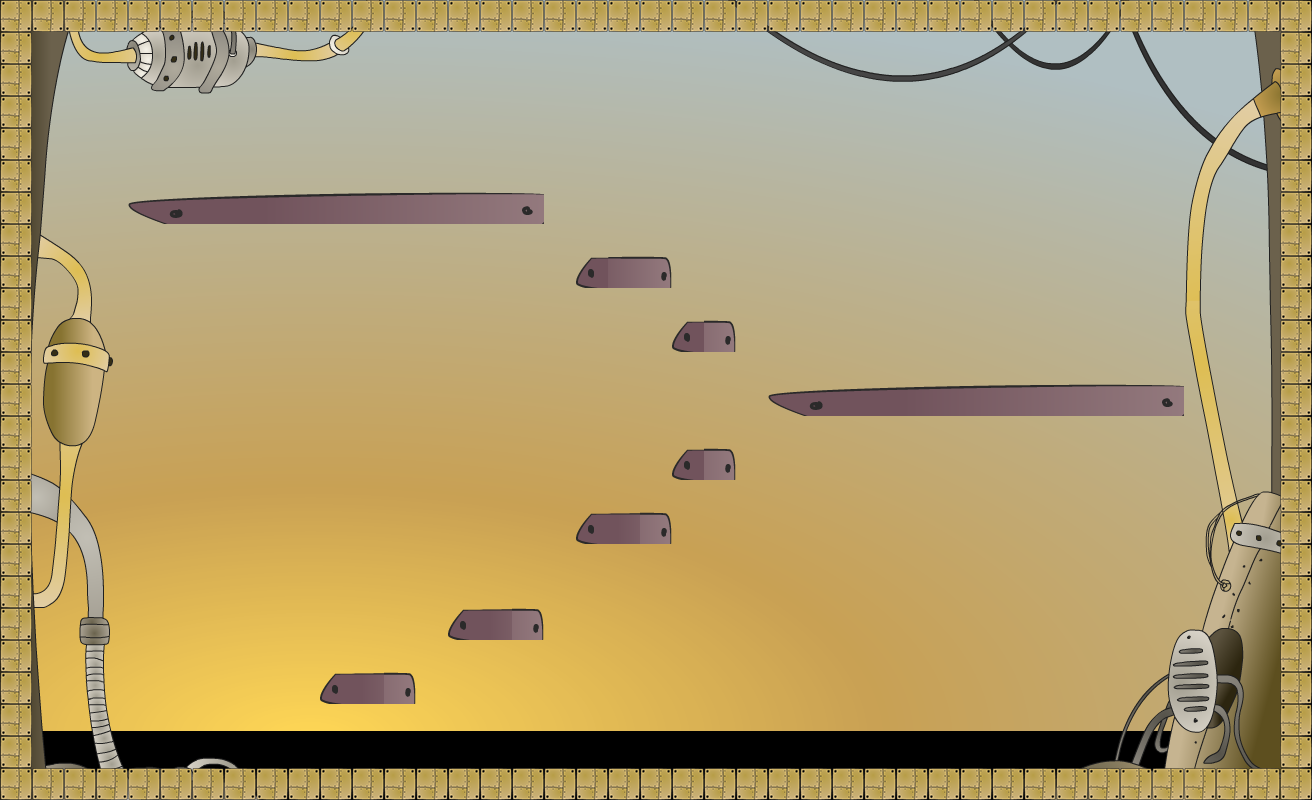

The image is a tile-based game level rendered from a .tmx file. Its description and source (layers, tilesets, objects; grid data summarised) follow:
An orthogonal 41x25 tile map with 32x32 px tiles, 1 tile layer (tiles), 3 tilesets, 2 image layers and 21 objects.

<map version="1.0" orientation="orthogonal" renderorder="right-down" width="41" height="25" tilewidth="32" tileheight="32">
 <tileset firstgid="1" name="box1-32px" tilewidth="32" tileheight="32">
  <image source="box1-32px.png" trans="ff00ff" width="32" height="32" />
  <tile id="0">
   <properties>
    <property name="class" value="Tile" />
   </properties>
  </tile>
 </tileset>
 <tileset firstgid="2" name="plattform_large" tilewidth="32" tileheight="32">
  <image source="plattform_large.png" trans="ff00ff" width="422" height="38" />
 </tileset>
 <tileset firstgid="15" name="plattform_small" tilewidth="32" tileheight="32">
  <image source="plattform_small.png" trans="ff00ff" width="128" height="40" />
 </tileset>
 <imagelayer name="background">
  <image source="bg1.png" />
 </imagelayer>
 <imagelayer name="frame">
  <image source="frame1.png" />
 </imagelayer>
 <layer name="tiles" width="41" height="25">
  <data>[1025 cells, 170 non-empty, 18 distinct tile ids]</data>
 </layer>
 <objectgroup name="seggraph" visible="0">
  <object x="228" y="194.667">
   <polyline points="-96.5,-2.5 316,-4.33333" />
  </object>
  <object x="32" y="768" width="200">
   <polyline points="0,0 1248,0.666667" />
  </object>
  <object x="768.5" y="384.833">
   <polyline points="0,0 254.5,-0.83333" />
  </object>
  <object x="324" y="672.667">
   <polyline points="0,0 94.6667,-1.33333" />
  </object>
  <object x="464" y="609.333">
   <polyline points="0,0 73.3333,0" />
  </object>
  <object x="587.316" y="514.412" rotation="-2.06536">
   <polyline points="0,0 77.3333,1.33333" />
  </object>
  <object x="674.667" y="445.667">
   <polyline points="0,0 68,0" />
  </object>
  <object x="682.667" y="321.333">
   <polyline points="0,0 64,0" />
  </object>
  <object x="593.333" y="256">
   <polyline points="0,0 65.3333,0" />
  </object>
 </objectgroup>
 <objectgroup name="tilecollision">
  <properties>
   <property name="collidable" value="true" />
  </properties>
  <object x="32" y="768" width="200">
   <properties>
    <property name="class" value="two" />
   </properties>
   <polyline points="0,0 1248,0.666667" />
  </object>
  <object x="1280" y="32">
   <properties>
    <property name="class" value="two" />
   </properties>
   <polyline points="0,0 0,736.833" />
  </object>
  <object x="32" y="32">
   <properties>
    <property name="class" value="two" />
   </properties>
   <polyline points="0,0 0,736.833" />
  </object>
  <object x="32" y="32" width="200">
   <properties>
    <property name="class" value="two" />
   </properties>
   <polyline points="0,0 1248,0.666667" />
  </object>
  <object x="593.333" y="256">
   <properties>
    <property name="class" value="one" />
   </properties>
   <polyline points="0,0 72.3333,0" />
  </object>
  <object x="674.667" y="445.667">
   <properties>
    <property name="class" value="one" />
   </properties>
   <polyline points="12,3 58,3" />
  </object>
  <object x="324" y="673.667">
   <properties>
    <property name="class" value="one" />
   </properties>
   <polyline points="10,-1 85.6667,-1.33333" />
  </object>
  <object x="682.667" y="321.333">
   <properties>
    <property name="class" value="one" />
   </properties>
   <polyline points="0,0 47,0" />
  </object>
  <object x="464" y="608.333">
   <properties>
    <property name="class" value="one" />
   </properties>
   <polyline points="0,0 73.3333,0" />
  </object>
  <object x="588.318" y="514.622" rotation="-2.37213">
   <properties>
    <property name="class" value="one" />
   </properties>
   <polyline points="0,0 77.3333,1.33333" />
  </object>
  <object x="776" y="390">
   <properties>
    <property name="class" value="one" />
   </properties>
   <polyline points="0,0 405,-4" />
  </object>
  <object x="136" y="203">
   <properties>
    <property name="class" value="one" />
   </properties>
   <polyline points="0,0 149,-10 405,-9" />
  </object>
 </objectgroup>
</map>